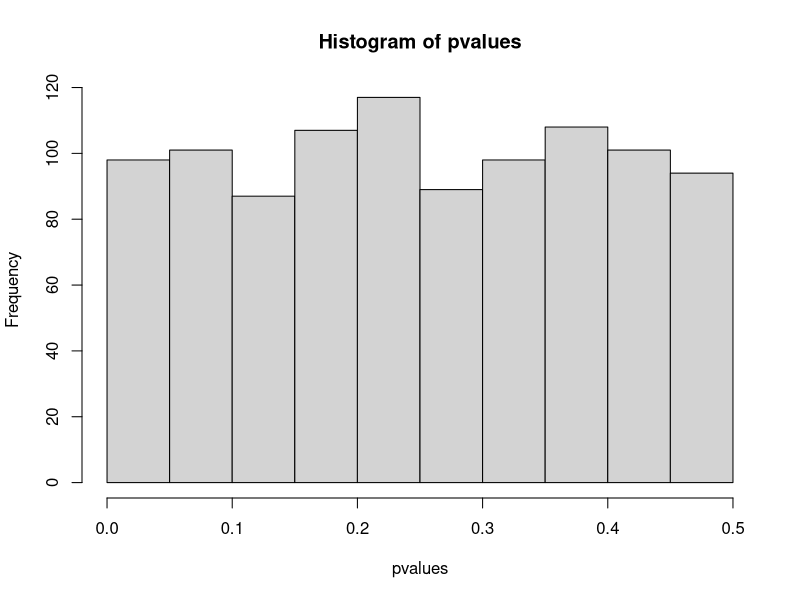

The R script that drew this image:
#prob of type I error
#P(reject H0 but it's tue aka false rejection)

#simulate some data looking at type I error
#Xi ~ N(2,9)
TSs = pvalues = NULL
for(i in 1:1000){
  sample.x=rnorm(50, mean=2,sd=3)
  test.stat = (mean(sample.x)-2)/(3/sqrt(50))
  this.pval = 1-pnorm(abs(test.stat))
  TSs = c(TSs, this.pval)
  pvalues= c(pvalues,this.pval)
}

hist(pvalues)
length(which(pvalues<.05))/1000

length(which(test.stat>qnorm(.95)))
length(which(test.stat< -qnorm(.95)))/1000

qnorm(.95)
range(test.stat)
length(which(TSs>qnorm(.95)))/10000

#If fix alpha = .05
qnorm(.95)
#above is z_alpha = z_.05

#Type II Error
#P(Fail to reject H0 but you should have)

#H0: mu=2
#Ha: mu>2

TS_smalldiff =TS_bigdiff =NULL
for(i in 1:1000){
  x.smalldiff=rnorm(100,mean=2.5,sd=3)
  x.bigdiff=rnorm(100,mean=3.5,sd=3)
  
  ts.smalldiff=(mean(x.smalldiff)-2)/(3/sqrt(100))
  ts.bigdiff=(mean(x.bigdiff)-2)/(3/sqrt(100))
  TS_smalldiff = c(TS_smalldiff, ts.smalldiff)
  TS_bigdiff=c(TS_bigdiff, ts.bigdiff)
  
}

length(which(TS_smalldiff>qnorm(.95)))/1000
length(which(TS_bigdiff>qnorm(.95)))/1000

#P(TYPE II ERROR) = length(which(TS_smalldiff < qnorm(.95)))/1000
#Power (is kinda more imp) = length(which(TS_smalldiff > -qnorm(.95)))/1000
#three things to affect type II error:
####1. actual difference (mu_0, mu_a)
####2. n = sample size (does impact alpha)
####3. alpha
####4. variance (does not impact alpha)

#POWER = prob you reject when you should - "high is good"


#classwork
#H_0: mu = 35, H_a: mu > 35
#P(reject H_0|mu = 36) == 1 - P(fail to reject H_0 | mu = 36)
#                             P(Z < Z_.05| mu = 36)
#                       = P((x_bar - mu_0)/sigma/sqrt(n) < Z_.05 | mu=36)
#                       = P(x_bar < Z_.05 sigma/sqrt(n)) + mu_0 | mu=36)
#                       = P((x_bar - mu_0)/sigma/sqrt(n)) < (Z_.05 sigma/(sqrt(n)) + mu_0 - mu_a) / sigma/sqrt(n)
#                       = phi(1.645 + (35-36)/15/sqrt(50))
#                       = phi(1.179) = .88
#                 POWER = 1 - .88 = .12